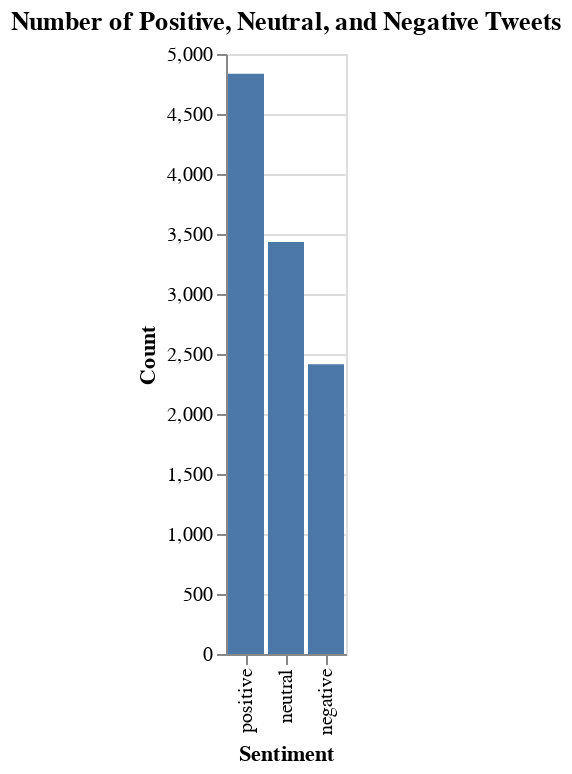

The notebook cell this image was saved under:
### Code cell
sentiment_chart = (
    alt.Chart(sentiment_counts)
    .mark_bar()
    .encode(
        x=alt.X("Sentiment:N", sort=["positive", "neutral", "negative"]),
        y=alt.Y("Count:Q"),
        tooltip=["Sentiment", "Count"]
    )
    .properties(
        title="Number of Positive, Neutral, and Negative Tweets"
    )
)

sentiment_chart

### Figure 1 — Vega-Lite specification as saved in the notebook (floating-point values rounded to 4 significant figures)
{"config": {"view": {"continuousWidth": 300, "continuousHeight": 300}}, "data": {"name": "data-faf5a1403f5ef4f5c0567dcae303de63"}, "mark": {"type": "bar"}, "encoding": {"tooltip": [{"field": "Sentiment", "type": "nominal"}, {"field": "Count", "type": "quantitative"}], "x": {"field": "Sentiment", "sort": ["positive", "neutral", "negative"], "type": "nominal"}, "y": {"field": "Count", "type": "quantitative"}}, "title": "Number of Positive, Neutral, and Negative Tweets", "$schema": "https://vega.github.io/schema/vega-lite/v5.20.1.json", "datasets": {"data-faf5a1403f5ef4f5c0567dcae303de63": [{"Sentiment": "negative", "Count": 2415}, {"Sentiment": "neutral", "Count": 3433}, {"Sentiment": "positive", "Count": 4836}]}}
